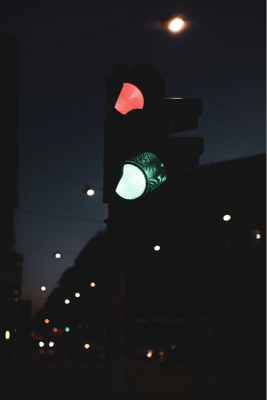
#> input picture archive/images/road0.png, 267 x 400 px; its folder holds 4 pictures in this run
$ python svn.py
#> lines starting #> are read from the running program, lines starting #| are printed output that depends on the picture
import numpy as np
import pandas as pd
import os
import time
import random
import matplotlib.pyplot as plt
import seaborn as sns

from glob import glob
from sklearn.svm import NuSVC
from sklearn.metrics import accuracy_score, confusion_matrix
from sklearn.model_selection import train_test_split, GridSearchCV
from skimage.feature import hog
from skimage.color import rgb2gray

import PIL
import cv2
import pickle

sign_paths = glob('archive/images/*')

example_image = rgb2gray(np.asarray(PIL.Image.open(sign_paths[0]))[:,:,:3])
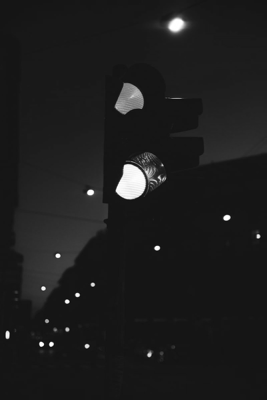
#> example_image: shape (400, 267) float64; min 0.0474, max 1, mean 0.116
hog_features, visualized = hog(example_image,orientations=9,pixels_per_cell=(16,16),
                              cells_per_block=(2,2),
                              visualize=True
                             )
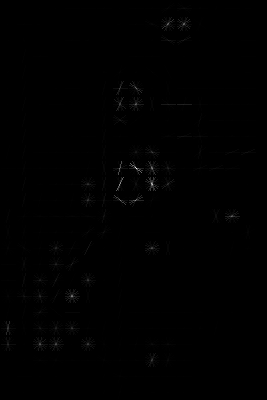
#> visualized: shape (400, 267) float64; min 0, max 0.213, mean 0.000645; drawn with min black and max white
#> hog_features = 12960 values, max 0.707 at index 1768, min 0 at index 0, mean 0.109
fig = plt.figure(figsize=(12,6))
fig.add_subplot(1,2,1)
plt.imshow(example_image)
plt.axis("off")
fig.add_subplot(1,2,2)
plt.imshow(visualized, cmap="gray")
plt.axis("off")
plt.show()
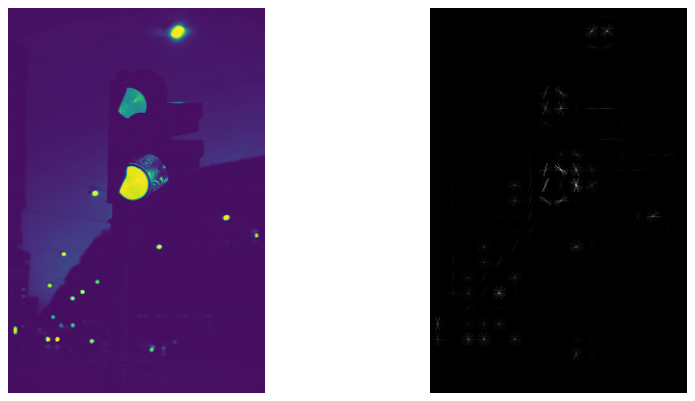
#> figure drawn by matplotlib, 2 panels

hog_features.shape

sign_images = []
sign_labels = np.ones(len(sign_paths))

start = time.time()

for sign_path in sign_paths:
    img = np.asarray(PIL.Image.open(sign_path))
#> img is the input picture: shape (400, 267, 4); mean R, G, B, A 29.2, 29.6, 31.4, 254.7
    img = cv2.cvtColor(cv2.resize(img, (96, 64)), cv2.COLOR_RGB2GRAY)
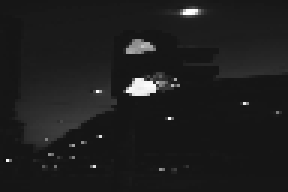
#> img: shape (64, 96) (shown 3 times larger); min 16, max 255, mean 29.6
    img = hog(img, orientations=9, pixels_per_cell=(16,16), cells_per_block=(2,2))
#> img = 540 values, max 0.547 at index 513, min 0 at index 5, mean 0.107

    sign_images.append(img)
#> pass 2 of the loop `for sign_path in sign_paths:`:
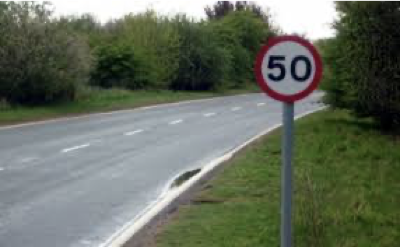
#> input picture archive/images/road114.png, 400 x 247 px
#> img is the input picture: shape (247, 400, 4); mean R, G, B, A 101.3, 108.9, 94, 254.1
#> `img = cv2.cvtColor(cv2.resize(img, (96, 64)), cv2.COLOR_RGB2GRAY)`:
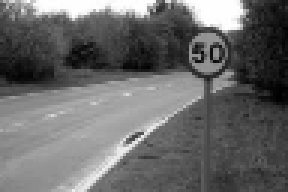
#> img: shape (64, 96) (shown 3 times larger); min 0, max 255, mean 104.8
#> `img = hog(img, orientations=9, pixels_per_cell=(16,16), cells_per_bloc..`: img = 540 values, max 0.378 at index 434, min 0.00154 at index 278, mean 0.141
#> pass 3 of the loop `for sign_path in sign_paths:`:
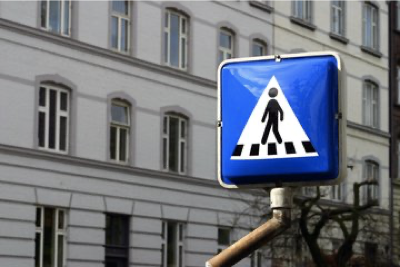
#> input picture archive/images/road128.png, 400 x 267 px
#> img is the input picture: shape (267, 400, 4); mean R, G, B, A 111.6, 115.6, 124, 254.7
#> `img = cv2.cvtColor(cv2.resize(img, (96, 64)), cv2.COLOR_RGB2GRAY)`:
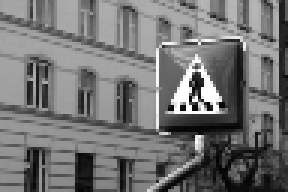
#> img: shape (64, 96) (shown 3 times larger); min 4, max 255, mean 115.4
#> `img = hog(img, orientations=9, pixels_per_cell=(16,16), cells_per_bloc..`: img = 540 values, max 0.283 at index 364, min 0.00852 at index 302, mean 0.145
#> the loop made 4 passes; the first 3 are shown

#> (the run stopped early here; a loop or call above may not have finished)
